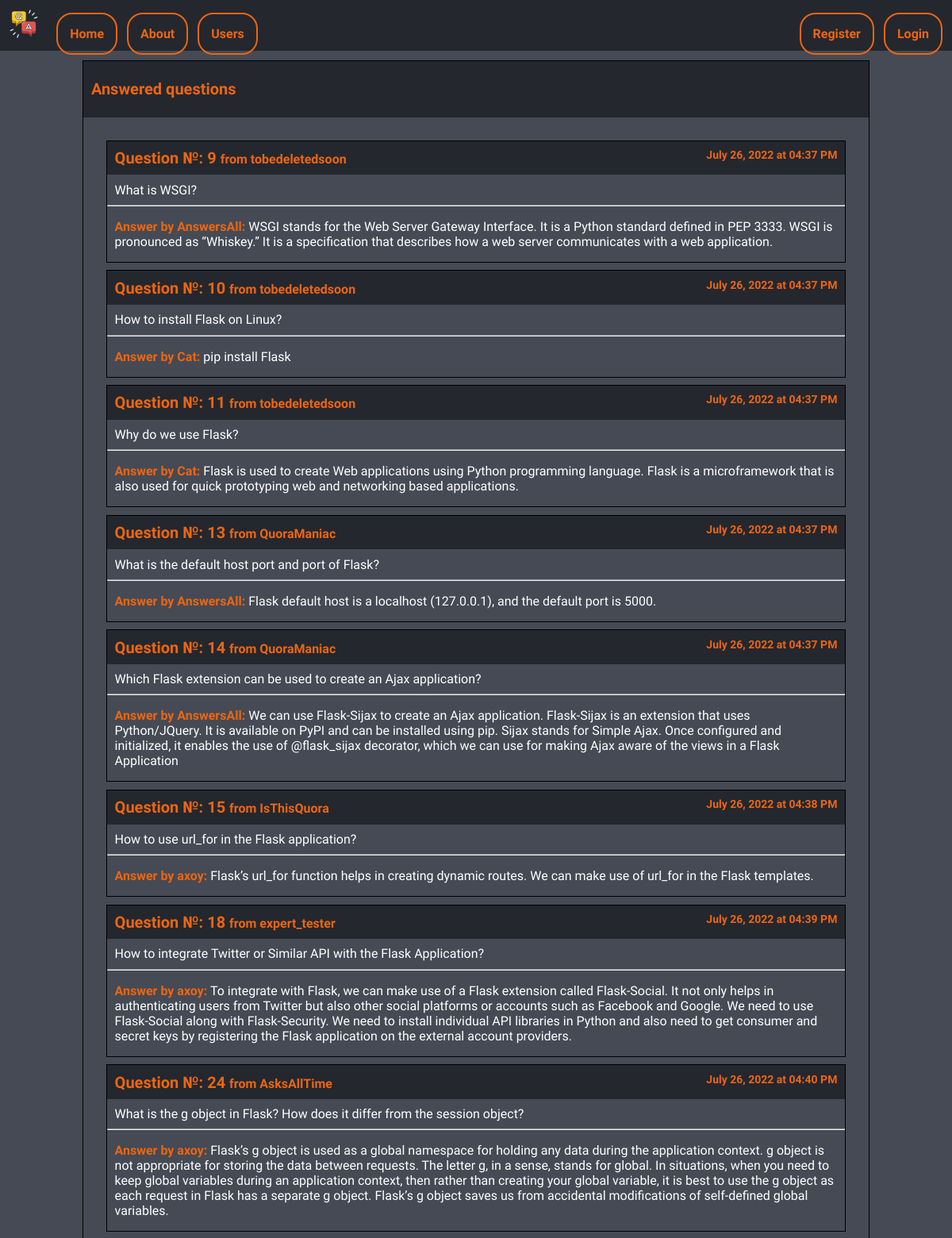
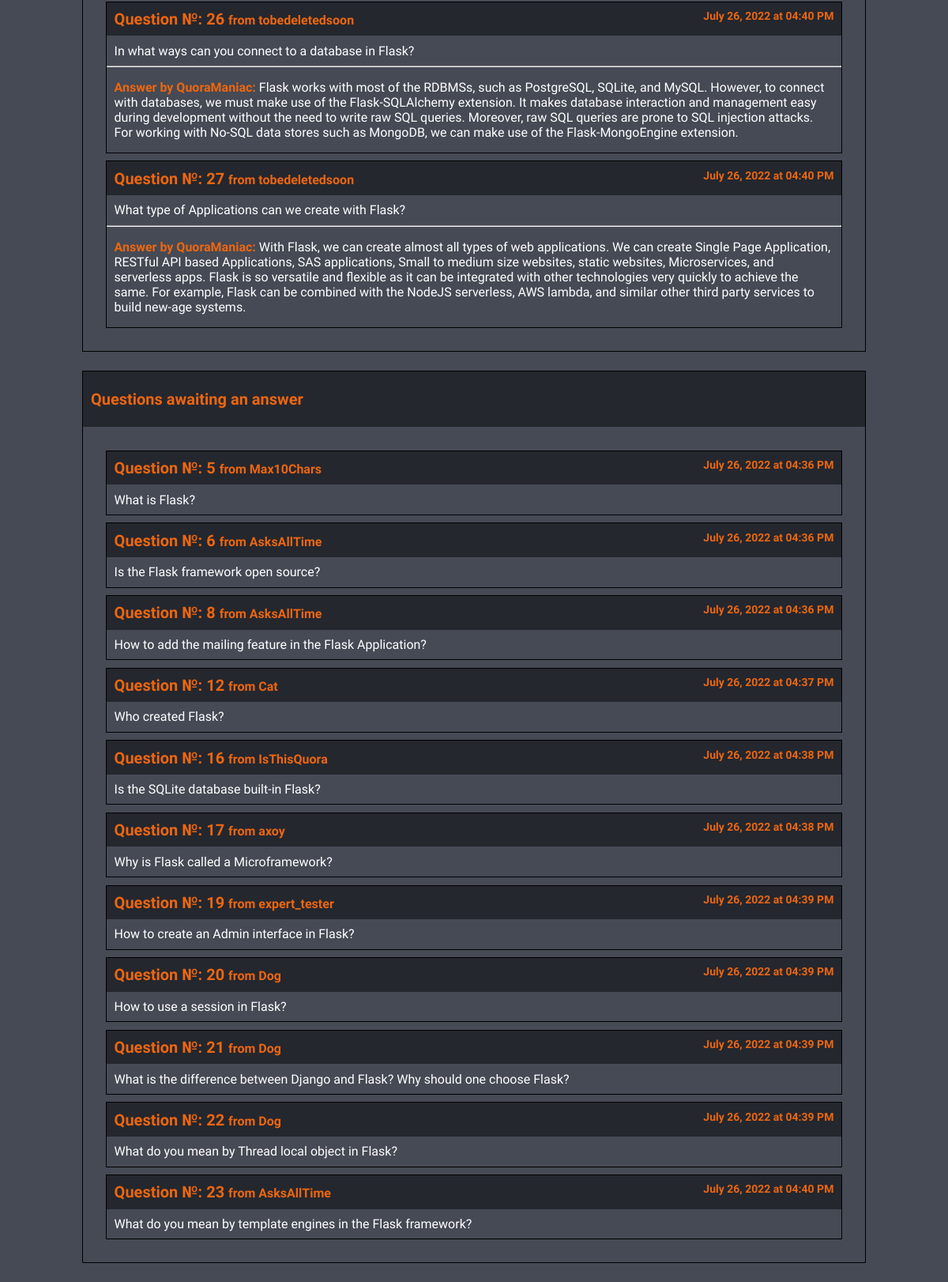
The page /home on the database its author committed (2 pictures, top to bottom).
### tables this page shows
CREATE TABLE questions(
    id INTEGER PRIMARY KEY AUTOINCREMENT,
    question_text TEXT NOT NULL,
    answer_text TEXT,
    asked_by_id INTEGER NOT NULL,
    expert_id INTEGER,
    time TIMESTAMP DEFAULT CURRENT_TIMESTAMP,
    FOREIGN KEY(asked_by_id) REFERENCES users(userid) ON DELETE CASCADE,
    FOREIGN KEY(expert_id) REFERENCES users(userid) ON DELETE CASCADE
);

CREATE TABLE users (
    id INTEGER PRIMARY KEY AUTOINCREMENT,
    username TEXT NOT NULL,
    password TEXT NOT NULL,
    email TEXT NOT NULL,
    expert BOOLEAN NOT NULL,
    admin BOOLEAN NOT NULL
);

### qna/main/routes.py (the view)
@main_bp.route('/')
@main_bp.route('/home')
def home():
    db = get_db()
    questions = None
    try:
        questions_ans = db.execute(
            'SELECT * FROM questions WHERE answer_text IS NOT NULL').fetchall()
        questions_no_ans = db.execute(
            'SELECT * FROM questions WHERE answer_text IS NULL').fetchall()
        no_ans_asked_by = db.execute(
            'SELECT username FROM users INNER JOIN questions ON users.id=questions.asked_by_id WHERE answer_text IS NULL').fetchall()
        ans_asked_by = db.execute(
            'SELECT username FROM users INNER JOIN questions ON users.id=questions.asked_by_id WHERE answer_text IS NOT NULL').fetchall()
        ans_answered_by = db.execute(
            'SELECT username FROM users INNER JOIN questions ON users.id=questions.expert_id').fetchall()
        ans_pretty_dates, no_ans_pretty_dates = [], []
        for i in range(len(questions_ans)):
            ans_pretty_dates.append(datetime.datetime.strptime(
                questions_ans[i]['time'], '%Y-%m-%d %H:%M:%S').strftime('%B %d, %Y' + ' at ' + '%I:%M %p'))
        for i in range(len(questions_no_ans)):
            no_ans_pretty_dates.append(datetime.datetime.strptime(
                questions_no_ans[i]['time'], '%Y-%m-%d %H:%M:%S').strftime('%B %d, %Y' + ' at ' + '%I:%M %p'))
    except:
        abort(500)
    return render_template('home.html', questions_ans=questions_ans, questions_no_ans=questions_no_ans,
                           no_ans_asked_by=no_ans_asked_by, ans_asked_by=ans_asked_by,
                           no_ans_pretty_dates=no_ans_pretty_dates, ans_pretty_dates=ans_pretty_dates,
                           ans_answered_by=ans_answered_by)

### qna/db.py (called while the page is built)
def connect_db():
    sql = sqlite3.connect(os.path.join('questions.db'))
    sql.row_factory = sqlite3.Row
    return sql

def get_db():
    if not hasattr(g, 'sqlite_db'):
        g.sqlite_db = connect_db()
    return g.sqlite_db

### qna/templates/home.html (shortened to what this page needs)
{% extends 'layout.html' %}
{% block content %}
    <div class="home-wrap">
        <div class="home-header">
            <h1>Answered questions</h1>
        </div>
        <div class="question-wrapper">
            {% for question in questions_ans %}
                <div class="question-content">
                    <div class="question-header">
                        Question №: {{question.id}}
                        <div class="question-asker">
                            from {{ans_asked_by[loop.index0]['username']}}
                        </div>
                        <div class="question-time">
                            {{ans_pretty_dates[loop.index0]}}
                        </div>
                    </div>
                    <div class="question-text">
                        {{question.question_text}}
                    </div>
                    <hr>
                    <div class="answer-text">
                        <p><span style="font-weight:600; color:#ec6611">Answer by {{ans_answered_by[loop.index0]['username']}}:</span> {{question.answer_text}}</p>
                    </div>
                </div>
            {% endfor %}
        </div>
    </div>
    <div class="home-wrap">
        <div class="home-header">
            <h1>Questions awaiting an answer</h1>
        </div>
        <div class="question-wrapper">
            {% for question in questions_no_ans %}
                <div class="question-content">
                    <div class="question-header">
                        Question №: {{question.id}}
                        <div class="question-asker">
                            from {{no_ans_asked_by[loop.index0]['username']}}
                        </div>
                        <div class="question-time">
                            {{no_ans_pretty_dates[loop.index0]}}
                        </div>
                    </div>
                    <div class="question-text">
                        {{question.question_text}}
                    </div>
                </div>
            {% endfor %}
        </div>
    </div>
{% endblock content %}

### qna/templates/layout.html (shortened to what this page needs)
<!DOCTYPE html>
<html lang="en">
<head>
    <link rel="stylesheet" href="{{ url_for('static', filename='css/main.css') }}" type="text/css">
</head>
<body>
    <nav>
        <div class="nav-container">
            <img src="{{ url_for('static', filename='img/qalogo.png') }}" alt="Logo of QA">
            <ul>
                <li class="fl ml-2"><a href="{{ url_for('main.home') }}">Home</a></li>
                <li class="fl"><a href="{{ url_for('main.about') }}">About</a></li>
                <li class="fl"><a href="{{ url_for('users.users') }}">Users</a></li>
            </ul>
            <ul class="user-l">
                {% if not session['id'] %}
                    <li class="fl"><a href="{{ url_for('users.register') }}">Register</a></li>
                    <li class="fl"><a href="{{ url_for('users.login') }}">Login</a></li>
                {% else %}
                    <li class="fl"><a href="#">Account</a></li>
                    <li class="fl"><a href="{{ url_for('users.logout') }}">Logout</a></li>
                {% endif %}
            </ul>
        </div>
    </nav>
    {% block content %}{% endblock content %}
</body>
</html>

### qna/static/css/main.css (style rules this page uses)
body { margin: 0px; font-family: 'Varela Round', sans-serif; background-color: #454a55; }
h1 { color: whitesmoke; }
nav { position: relative; background-color: rgba(36, 39, 46); display: flex; width: 100%; padding-bottom: 1%; }
nav img { margin-left: 1%; float: left; width: 3%; }
.nav-container { width: 100%; margin: 0; padding: 0; margin-top: 12px; }
nav ul { list-style-type: none; }
nav li { list-style: none; margin-top: 5px; margin-left: 12px; }
nav li a { font-weight: 600; text-decoration: none; padding: 15px; color: #ec6611; background-color: transparent; border: 2px solid #ec6611; border-radius: 20px !important; }
.user-l { float: right; margin: 0; margin-right: 1%; }
.ml-2 { margin-left: 2%; }
.fl { float: left; }
.home-header, .question-form legend { font-weight: bold; padding: 1%; font-size: 32px; text-align: center; color: #ec6611; background-color: rgba(36, 39, 46); }
.home-header h1 { font-size: 20px; text-align: left; color: #ec6611; }
.home-wrap { width: 100%; margin: auto; max-width: 990px; margin-top: 1%; margin-bottom: 2%; border: 1px solid black; }
.question-wrapper { padding: 2%; }
.question-content { border: 1px solid black; margin: 1%; }
.question-header { font-weight: bold; font-size: 20px; padding: 1%; text-align: left; color: #ec6611; margin-bottom: 1%; background-color: rgba(36, 39, 46); }
.question-time { display: inline; float: right; font-size: 14px; }
.question-asker { display: inline; font-size: 16px; }
.answer-text, .question-text { margin: 1%; color: white; font-weight: 500; }

### rows shown on the page
questions: id "9", ans_pretty_dates "July 26, 2022 at 04:37 PM", question_text "What is WSGI?", answer_text "WSGI stands for the Web Server Gateway Interface. It is a Python standard defined in PEP 3333. WSGI is pronounced as “Whiskey.” It is a specification that describes how a web server communicates with a web application."
users: username "tobedeletedsoon"
users: username "AnswersAll"
questions: id "10", ans_pretty_dates "July 26, 2022 at 04:37 PM", question_text "How to install Flask on Linux?", answer_text "pip install Flask"
users: username "Cat"
questions: id "11", ans_pretty_dates "July 26, 2022 at 04:37 PM", question_text "Why do we use Flask?", answer_text "Flask is used to create Web applications using Python programming language. Flask is a microframework that is also used for quick prototyping web and networking based applications."
questions: id "13", ans_pretty_dates "July 26, 2022 at 04:37 PM", question_text "What is the default host port and port of Flask?", answer_text "Flask default host is a localhost (127.0.0.1), and the default port is 5000."
users: username "QuoraManiac"
questions: id "14", ans_pretty_dates "July 26, 2022 at 04:37 PM", question_text "Which Flask extension can be used to create an Ajax application?", answer_text "We can use Flask-Sijax to create an Ajax application. Flask-Sijax is an extension that uses Python/JQuery. It is available on PyPI and can be installed using pip. Sijax stands for Simple Ajax. Once configured and initialized, it enables the use of @flask_sijax decorator, which we can use for making Ajax aware of the views in a Flask Application"
questions: id "15", ans_pretty_dates "July 26, 2022 at 04:38 PM", question_text "How to use url_for in the Flask application?", answer_text "Flask’s url_for function helps in creating dynamic routes. We can make use of url_for in the Flask templates."
users: username "IsThisQuora"
users: username "axoy"
questions: id "18", ans_pretty_dates "July 26, 2022 at 04:39 PM", question_text "How to integrate Twitter or Similar API with the Flask Application?", answer_text "To integrate with Flask, we can make use of a Flask extension called Flask-Social. It not only helps in authenticating users from Twitter but also other social platforms or accounts such as Facebook and Google. We need to use Flask-Social along with Flask-Security. We need to install individual API libraries in Python and also need to get consumer and secret keys by registering the Flask application on the external account providers."
users: username "expert_tester"
questions: id "24", ans_pretty_dates "July 26, 2022 at 04:40 PM", question_text "What is the g object in Flask? How does it differ from the session object?", answer_text "Flask’s g object is used as a global namespace for holding any data during the application context. g object is not appropriate for storing the data between requests. The letter g, in a sense, stands for global. In situations, when you need to keep global variables during an application context, then rather than creating your global variable, it is best to use the g object as each request in Flask has a separate g object. Flask’s g object saves us from accidental modifications of self-defined global variables."
users: username "AsksAllTime"
questions: id "26", ans_pretty_dates "July 26, 2022 at 04:40 PM", question_text "In what ways can you connect to a database in Flask?", answer_text "Flask works with most of the RDBMSs, such as PostgreSQL, SQLite, and MySQL. However, to connect with databases, we must make use of the Flask-SQLAlchemy extension. It makes database interaction and management easy during development without the need to write raw SQL queries. Moreover, raw SQL queries are prone to SQL injection attacks. For working with No-SQL data stores such as MongoDB, we can make use of the Flask-MongoEngine extension."
questions: id "27", ans_pretty_dates "July 26, 2022 at 04:40 PM", question_text "What type of Applications can we create with Flask?", answer_text "With Flask, we can create almost all types of web applications. We can create Single Page Application, RESTful API based Applications, SAS applications, Small to medium size websites, static websites, Microservices, and serverless apps. Flask is so versatile and flexible as it can be integrated with other technologies very quickly to achieve the same. For example, Flask can be combined with the NodeJS serverless, AWS lambda, and similar other third party services to build new-age systems."
questions: id "5", no_ans_pretty_dates "July 26, 2022 at 04:36 PM", question_text "What is Flask?"
users: username "Max10Chars"
questions: id "6", no_ans_pretty_dates "July 26, 2022 at 04:36 PM", question_text "Is the Flask framework open source?"
questions: id "8", no_ans_pretty_dates "July 26, 2022 at 04:36 PM", question_text "How to add the mailing feature in the Flask Application?"
questions: id "12", no_ans_pretty_dates "July 26, 2022 at 04:37 PM", question_text "Who created Flask?"
questions: id "16", no_ans_pretty_dates "July 26, 2022 at 04:38 PM", question_text "Is the SQLite database built-in Flask?"
questions: id "17", no_ans_pretty_dates "July 26, 2022 at 04:38 PM", question_text "Why is Flask called a Microframework?"
questions: id "19", no_ans_pretty_dates "July 26, 2022 at 04:39 PM", question_text "How to create an Admin interface in Flask?"
questions: id "20", no_ans_pretty_dates "July 26, 2022 at 04:39 PM", question_text "How to use a session in Flask?"
users: username "Dog"
questions: id "21", no_ans_pretty_dates "July 26, 2022 at 04:39 PM", question_text "What is the difference between Django and Flask? Why should one choose Flask?"
questions: id "22", no_ans_pretty_dates "July 26, 2022 at 04:39 PM", question_text "What do you mean by Thread local object in Flask?"
questions: id "23", no_ans_pretty_dates "July 26, 2022 at 04:40 PM", question_text "What do you mean by template engines in the Flask framework?"
